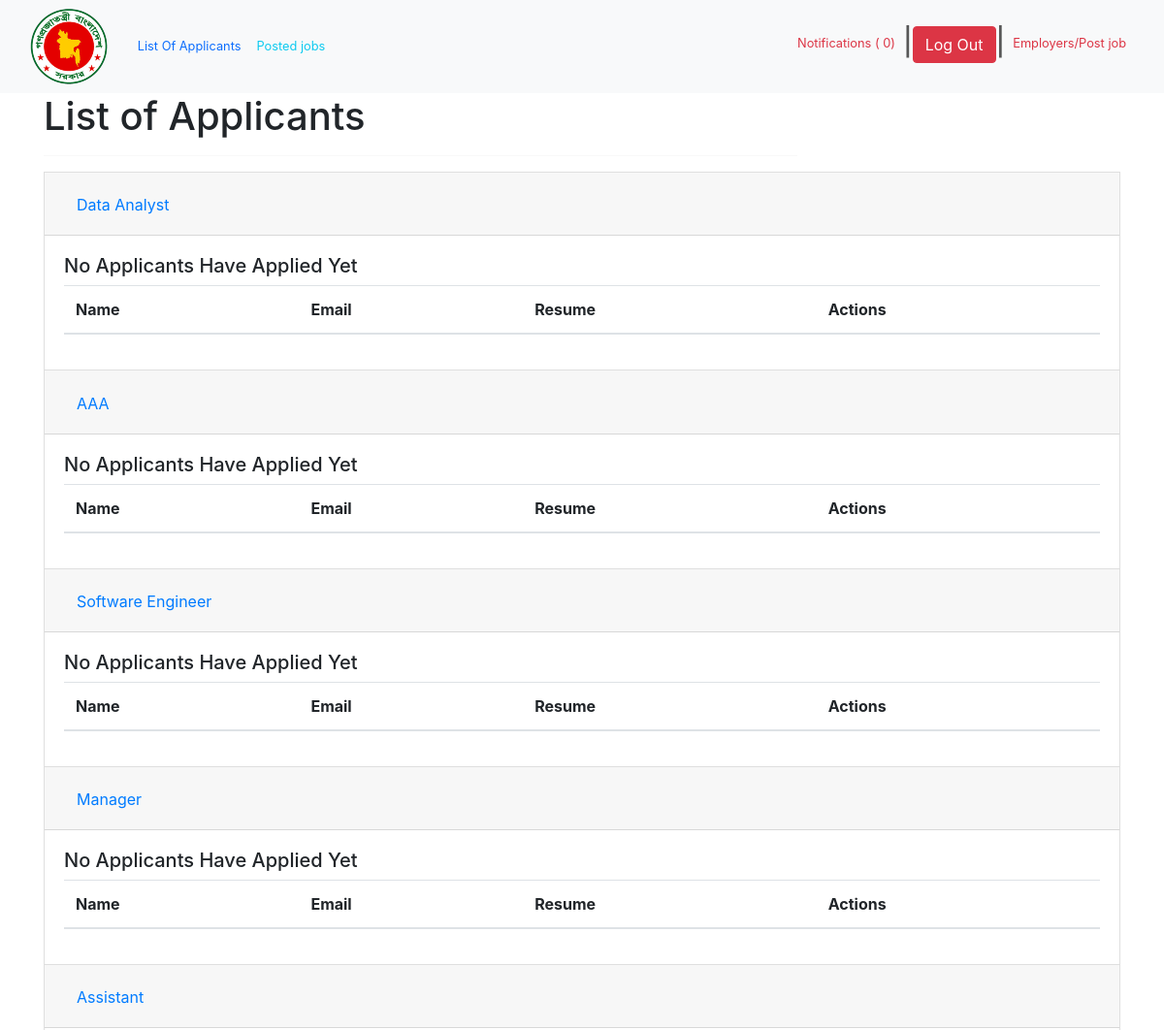
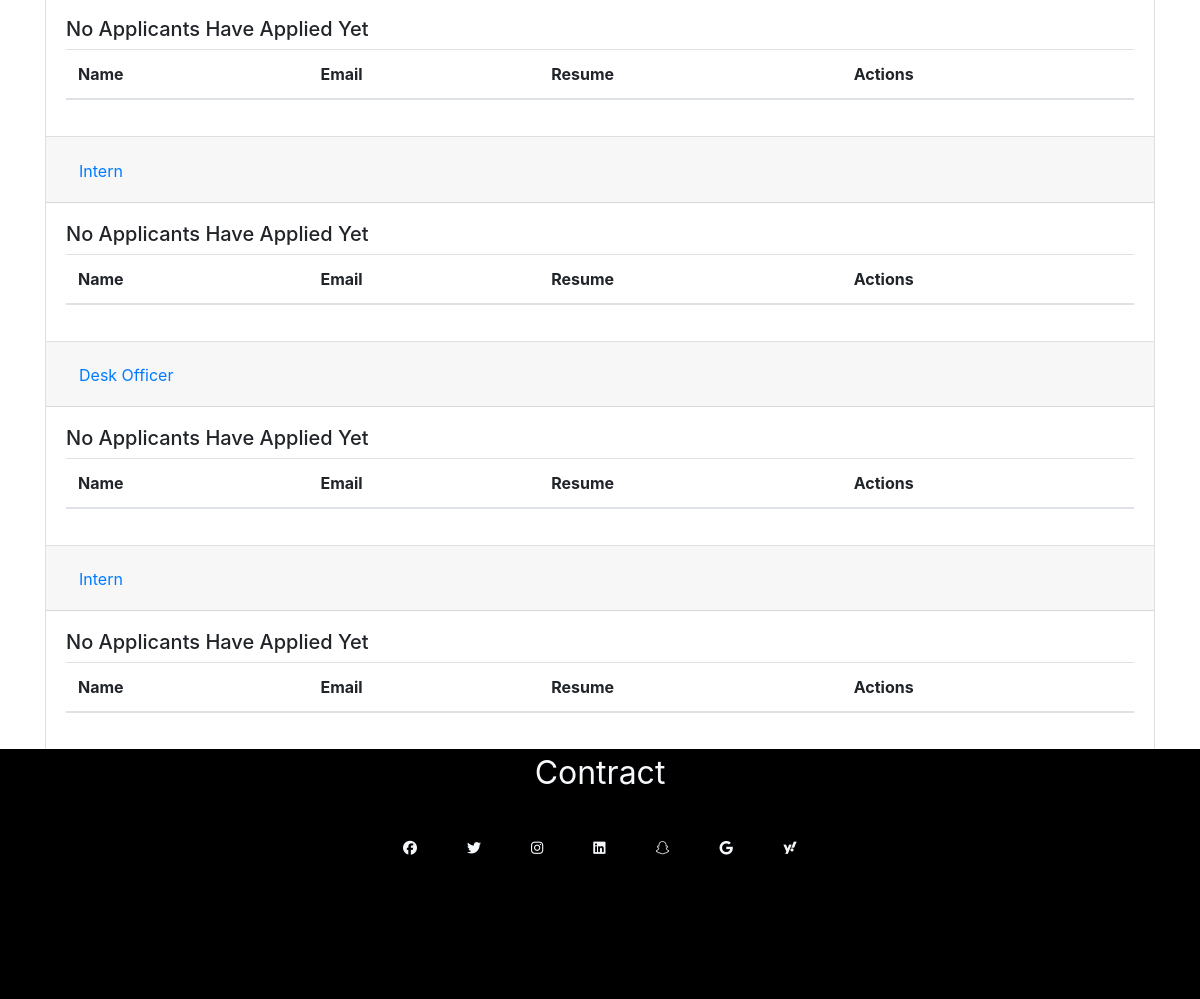
Screenshot of /List_of_Applicants.php (signed in) with the database file from the repository (2 pictures, top to bottom).
### tables this page shows
CREATE TABLE `jobs` (
  `Job_ID` int(6) NOT NULL,
  `Job_Title` varchar(100) NOT NULL,
  `Job_Description` varchar(500) NOT NULL,
  `Salary` int(11) NOT NULL,
  `Location` varchar(50) NOT NULL,
  `Company_Name` varchar(100) NOT NULL,
  `Qualification` varchar(100) NOT NULL,
  `Interview_Date` date NOT NULL,
  `Interview_Time` time NOT NULL
);

### dbcon.php (called while the page is built, shortened)
<?php
$con = mysqli_connect("localhost", "root", "", "job_portal");
function adminNotificationCounter()
{
  global $con;
  $sql1 = "SELECT COUNT(Notify_admin) AS Number FROM apply WHERE apply.Notify_admin = '1'";
  $count = $con->query($sql1);
  if ($count->num_rows > 0) {
    $row = $count->fetch_assoc();
    $counter = $row['Number'];
    return $counter;
  } else {
    return 0;
  }
}
?>

### List_of_Applicants.php (the view, shortened to what this page needs)
<?php
require 'dbcon.php';
?>
<!DOCTYPE html>
<html lang="en">
<head>
  <link rel="stylesheet" href="https://stackpath.bootstrapcdn.com/bootstrap/4.1.3/css/bootstrap.min.css">
  <link rel="stylesheet" href="./css/style.css">
  <link href="https://cdn.jsdelivr.net/npm/bootstrap@5.3.0-alpha2/dist/css/bootstrap.min.css" rel="stylesheet"
>
  <link rel="stylesheet" href="https://cdnjs.cloudflare.com/ajax/libs/twitter-bootstrap/4.6.0/css/bootstrap.min.css">
</head>
<nav class="navbar navbar-expand-lg bg-body-tertiary">
  <div class="container-fluid">
    <img style="margin-right:2%;" src="./img/logo.png" alt="">
    <div class="collapse navbar-collapse" id="navbarText">
      <ul class="navbar-nav me-auto mb-2 mb-lg-0">
        <li class="nav-item">
          <a class="nav-link active link-primary" aria-current="page" href="#">List Of Applicants</a>
        </li>
        <li class="nav-item">
          <a class="nav-link active link-info" href="posted_jobs.php">Posted jobs</a>
        </li>
      </ul>
      <span class="navbar-text">
        <ul class="navbar-nav me-auto mb-2 mb-lg-0">
          <li class="nav-item">
            <a class="nav-link active link-danger" href="admin_notification.php">Notifications (
              <?php echo adminNotificationCounter(); ?>)
            </a>
          </li>
          <h3>|</h3>
          <li class="nav-item">
            <form action="code.php" method="POST">
              <button type="submit" name="adminLogout" class="btn btn-danger">Log Out</button>
            </form>
          </li>
          <h3>|</h3>
          <li class="nav-item">
            <a class="nav-link link-danger" href="Post_Job.php">Employers/Post job</a>
          </li>
        </ul>
      </span>
    </div>
  </div>
</nav>
<body>
  <div class="container">
    <h1>List of Applicants</h1>
    <hr>
    <?php
    $query = "SELECT * FROM jobs";
    $query_run = mysqli_query($con, $query);
    if (mysqli_num_rows($query_run) > 0) {
      foreach ($query_run as $Job) { ?>
        <div class="accordion" id="accordionExample">
          <div class="card">
            <div class="card-header" id="headingOne">
              <h2 class="mb-0">
                <button class="btn btn-link" type="button" data-toggle="collapse" data-target="#collapseOne"
                  aria-expanded="true" aria-controls="collapseOne">
                  <?= $Job['Job_Title']; ?>
                </button>
              </h2>
            </div>
            <div id="collapseOne" class="collapse show" aria-labelledby="headingOne" data-parent="#accordionExample">
              <div class="card-body">
                <table class="table">
                  <thead>
                    <tr>
                      <th>Name</th>
                      <th>Email</th>
                      <th>Resume</th>
                      <th>Actions</th>
                    </tr>
                  </thead>
                  <tbody>
                    <?php
                    $query = "SELECT * FROM applicant INNER JOIN apply ON apply.Job_ID = " . $Job['Job_ID'] . " AND applicant.User_ID = apply.User_ID AND apply.Status ='1'";
                    $query_run = mysqli_query($con, $query);
                    if (mysqli_num_rows($query_run) > 0) {
                      foreach ($query_run as $applicant) {
                        $U_ID = $applicant['User_ID'];
                        $result = getFiles($U_ID);
                        ?>
                        <tr>
                          <td>
                            <a href="#" data-toggle="modal"
                              data-target="#applicantModal<?php echo $applicant['User_ID']; ?>"><?php echo $applicant['User_Name']; ?></a>
                          </td>
                          <td>
                            <?= $applicant['Email']; ?>
                          </td>
                          <?php
                          while ($row = $result->fetch_assoc()) {
                            if ($applicant['User_ID'] == $row['User_ID']) {
                              echo "<td><a href=\"" . htmlspecialchars($row['file_path']) . "\" download>Download Resume</a></td>";
                            }
                          }
                          ?>
                          <td>
                            <div class="btn-group" role="group">
                              <form action="code.php" method="POST" class="d-inline">
                                <button type="submit" name="accept" value="<?= $applicant['Job_ID'] . '|' . $applicant['Email']; ?>"
                                  class="btn btn-success">Accept</button>
                                <button type="submit" name="reject" value="<?= $applicant['Job_ID'] . '|' . $applicant['Email']; ?>"
                                  class="btn btn-danger">Reject</button>
                              </form>
                            </div>
                          </td>
                        </tr>
                      <?php }
                    } else {
                      echo "<h5> No Applicants Have Applied Yet </h5>";
                    }
                    ?>
                  </tbody>
                </table>
              </div>
            </div>
          </div>
        </div>
        <?php
      }
    } else {
      echo "<h5> No Jobs Have Been Posted Yet </h5>";
    }
    ?>
  </div>
</body>
<footer style="bottom:0;" >
  <div class="fotcontent">
      <a style="font-size: 200%;" href="" class="fa-fade">Contract</a>
  </div>
  <div class="social">
      <a href="#" class="fa-brands fa-facebook fa-fade fa-sm"></a>
      <a href="#" class="fa-brands fa-twitter fa-fade fa-sm"></a>
      <a href="#" class="fa-brands fa-instagram fa-fade fa-sm"></a>
      <a href="#" class="fa-brands fa-linkedin fa-fade fa-sm"></a>
      <a href="#" class="fa-brands fa-snapchat fa-fade fa-sm"></a>
      <a href="#" class="fa-brands fa-google fa-fade fa-sm"></a>
      <a href="#" class="fa-brands fa-yahoo fa-fade fa-sm"></a>
  </div>
</footer>
</html>

### css/style.css (style rules this page uses)
#navbarText { font-size: 80%; }
footer { position:relative; left: 0; bottom: 0; background-color: black; color: white; text-align: center; height: 250px; width: 100%; display: flex; flex-direction: column; text-align: center; justify-content: center; }
.social { margin-top: 50px; display: flex; justify-content: center; gap:50px; text-decoration: none; border-radius: 50%; }
hr { width:70%; margin-bottom: 50px; }
footer .fotcontent { display: flex; justify-content: center; gap:80px; }
footer a { text-decoration: none; color: rgb(246, 249, 252); }

### rows the page displays
jobs: Job_Title "Data Analyst"
jobs: Job_Title "AAA"
jobs: Job_Title "Software Engineer"
jobs: Job_Title "Manager"
jobs: Job_Title "Assistant"
jobs: Job_Title "Intern"
jobs: Job_Title "Desk Officer"
jobs: Job_Title "Intern"

### other values shown
adminNotificationCounter() "0"
